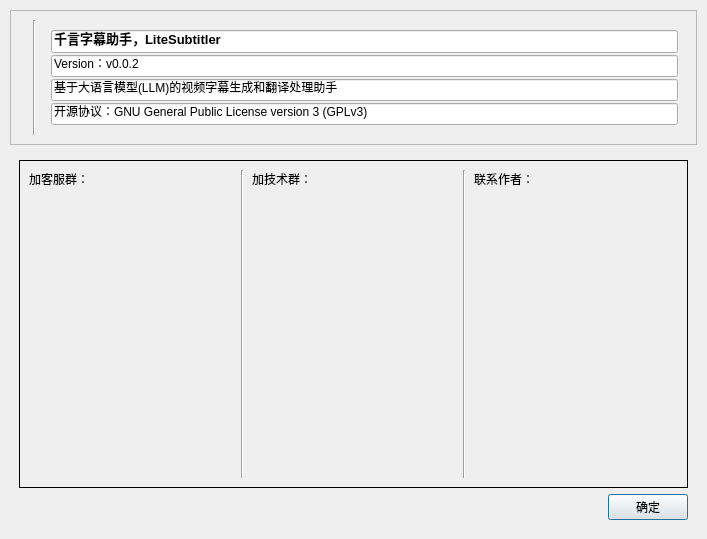
<?xml version="1.0" encoding="UTF-8"?>
<ui version="4.0">
 <class>dlgAbout</class>
 <widget class="QDialog" name="dlgAbout">
  <property name="geometry">
   <rect>
    <x>0</x>
    <y>0</y>
    <width>707</width>
    <height>539</height>
   </rect>
  </property>
  <property name="baseSize">
   <size>
    <width>753</width>
    <height>537</height>
   </size>
  </property>
  <property name="windowTitle">
   <string>关于...</string>
  </property>
  <layout class="QVBoxLayout" name="verticalLayout_6">
   <property name="spacing">
    <number>2</number>
   </property>
   <property name="leftMargin">
    <number>0</number>
   </property>
   <property name="topMargin">
    <number>0</number>
   </property>
   <property name="rightMargin">
    <number>0</number>
   </property>
   <property name="bottomMargin">
    <number>0</number>
   </property>
   <item>
    <widget class="QFrame" name="verticalFrame_5">
     <layout class="QVBoxLayout" name="verticalLayout_5" stretch="0,1">
      <property name="sizeConstraint">
       <enum>QLayout::SetMinAndMaxSize</enum>
      </property>
      <property name="leftMargin">
       <number>10</number>
      </property>
      <property name="topMargin">
       <number>10</number>
      </property>
      <property name="rightMargin">
       <number>10</number>
      </property>
      <property name="bottomMargin">
       <number>10</number>
      </property>
      <item>
       <widget class="QFrame" name="freAppInfo">
        <property name="frameShape">
         <enum>QFrame::StyledPanel</enum>
        </property>
        <layout class="QHBoxLayout" name="horizontalLayout" stretch="0,0,1">
         <item>
          <widget class="QLabel" name="lblLogo">
           <property name="frameShape">
            <enum>QFrame::NoFrame</enum>
           </property>
           <property name="text">
            <string/>
           </property>
           <property name="pixmap">
            <pixmap>../../../resources/images/logo.png</pixmap>
           </property>
          </widget>
         </item>
         <item>
          <widget class="Line" name="line_3">
           <property name="orientation">
            <enum>Qt::Vertical</enum>
           </property>
          </widget>
         </item>
         <item>
          <widget class="QFrame" name="freApp">
           <property name="frameShape">
            <enum>QFrame::NoFrame</enum>
           </property>
           <property name="frameShadow">
            <enum>QFrame::Plain</enum>
           </property>
           <layout class="QVBoxLayout" name="verticalLayout_2">
            <property name="spacing">
             <number>2</number>
            </property>
            <property name="topMargin">
             <number>10</number>
            </property>
            <property name="bottomMargin">
             <number>10</number>
            </property>
            <item>
             <widget class="QLineEdit" name="edtAppName">
              <property name="font">
               <font>
                <pointsize>10</pointsize>
                <bold>true</bold>
               </font>
              </property>
              <property name="text">
               <string>千言字幕助手，LiteSubtitler </string>
              </property>
              <property name="readOnly">
               <bool>true</bool>
              </property>
             </widget>
            </item>
            <item>
             <widget class="QLineEdit" name="edtVersion">
              <property name="text">
               <string>Version：v0.0.2</string>
              </property>
              <property name="readOnly">
               <bool>true</bool>
              </property>
             </widget>
            </item>
            <item>
             <widget class="QLineEdit" name="edtAppDesc">
              <property name="text">
               <string>基于大语言模型(LLM)的视频字幕生成和翻译处理助手</string>
              </property>
              <property name="readOnly">
               <bool>true</bool>
              </property>
             </widget>
            </item>
            <item>
             <widget class="QLineEdit" name="edtLicense">
              <property name="text">
               <string>开源协议：GNU General Public License version 3 (GPLv3)</string>
              </property>
              <property name="readOnly">
               <bool>true</bool>
              </property>
             </widget>
            </item>
           </layout>
          </widget>
         </item>
        </layout>
       </widget>
      </item>
      <item>
       <widget class="QFrame" name="freBottom">
        <layout class="QVBoxLayout" name="verticalLayout_7">
         <item>
          <widget class="QFrame" name="freQrcode">
           <property name="frameShape">
            <enum>QFrame::Box</enum>
           </property>
           <layout class="QHBoxLayout" name="horizontalLayout_2">
            <property name="spacing">
             <number>8</number>
            </property>
            <item>
             <layout class="QVBoxLayout" name="verticalLayout_3" stretch="0,1">
              <item>
               <widget class="QLabel" name="label_2">
                <property name="text">
                 <string>加客服群：</string>
                </property>
               </widget>
              </item>
              <item>
               <widget class="QLabel" name="lblService">
                <property name="text">
                 <string/>
                </property>
                <property name="pixmap">
                 <pixmap>../../../docs/使用群.png</pixmap>
                </property>
               </widget>
              </item>
             </layout>
            </item>
            <item>
             <widget class="Line" name="line">
              <property name="orientation">
               <enum>Qt::Vertical</enum>
              </property>
             </widget>
            </item>
            <item>
             <layout class="QVBoxLayout" name="verticalLayout_4" stretch="0,1">
              <item>
               <widget class="QLabel" name="label_3">
                <property name="text">
                 <string>加技术群：</string>
                </property>
               </widget>
              </item>
              <item>
               <widget class="QLabel" name="lblAiTech">
                <property name="text">
                 <string/>
                </property>
                <property name="pixmap">
                 <pixmap>../../../docs/技术群.png</pixmap>
                </property>
               </widget>
              </item>
             </layout>
            </item>
            <item>
             <widget class="Line" name="line_2">
              <property name="orientation">
               <enum>Qt::Vertical</enum>
              </property>
             </widget>
            </item>
            <item>
             <layout class="QVBoxLayout" name="verticalLayout" stretch="0,1">
              <item>
               <widget class="QLabel" name="lblAuthorName">
                <property name="text">
                 <string>联系作者：</string>
                </property>
               </widget>
              </item>
              <item>
               <widget class="QLabel" name="lblAuthor">
                <property name="text">
                 <string/>
                </property>
                <property name="pixmap">
                 <pixmap>../../../docs/作者.png</pixmap>
                </property>
               </widget>
              </item>
             </layout>
            </item>
           </layout>
          </widget>
         </item>
         <item>
          <layout class="QHBoxLayout" name="horizontalLayout_3">
           <item>
            <spacer name="horizontalSpacer">
             <property name="orientation">
              <enum>Qt::Horizontal</enum>
             </property>
             <property name="sizeHint" stdset="0">
              <size>
               <width>40</width>
               <height>20</height>
              </size>
             </property>
            </spacer>
           </item>
           <item>
            <widget class="QPushButton" name="btnClose">
             <property name="text">
              <string>确定</string>
             </property>
            </widget>
           </item>
          </layout>
         </item>
        </layout>
       </widget>
      </item>
     </layout>
    </widget>
   </item>
  </layout>
 </widget>
 <resources/>
 <connections/>
</ui>
